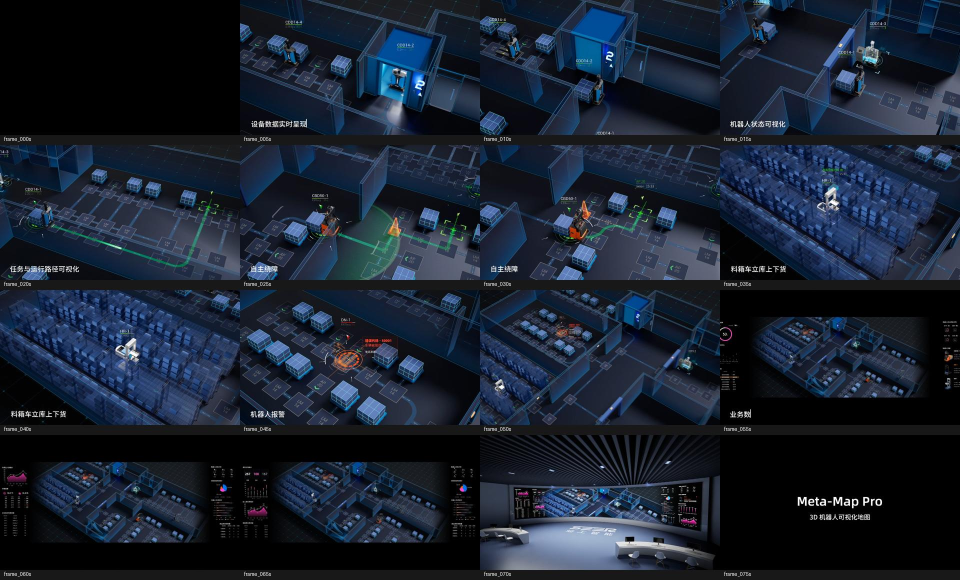
#> input picture SourceAssets/VideoReference/Video_ContactSheet.jpg, 1920 x 1160 px, given in place of near-0.png, which was not available (shown at 1/2 size)
$ python measure_replay_trail_stability.py ../../SourceAssets/VideoReference
#> lines starting #> are read from the running program, lines starting #| are printed output that depends on the picture
"""Compare frozen route pixels to the corresponding route-off frames."""
import json
from pathlib import Path
import sys
import numpy as np
from PIL import Image

def measure(folder,name,anchors=None):
    def load(file):
#> called with file = 'near-0.png'
        with Image.open(folder/file) as src:
#> src is the input picture: PIL image 1920x1160 RGB; mean R, G, B 24.8, 33.9, 48.5
            arr=np.array(src.convert('RGB'),dtype=np.float32)
        h,w=arr.shape[:2]
#> h = 1160; w = 1920
        return arr[h//2-max(8,h//35):h//2+max(8,h//35),w//4:3*w//4,:]
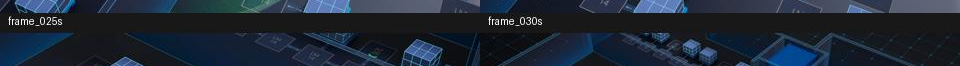
#> returned value: shape (66, 960, 3) float32; mean of channels 0, 1, 2 29.8, 39.6, 53; drawn as R, G, B
    images=np.stack([load(f'{name}-{i}.png') for i in range(10)])
#> call 2 of load, with file = 'near-1.png'
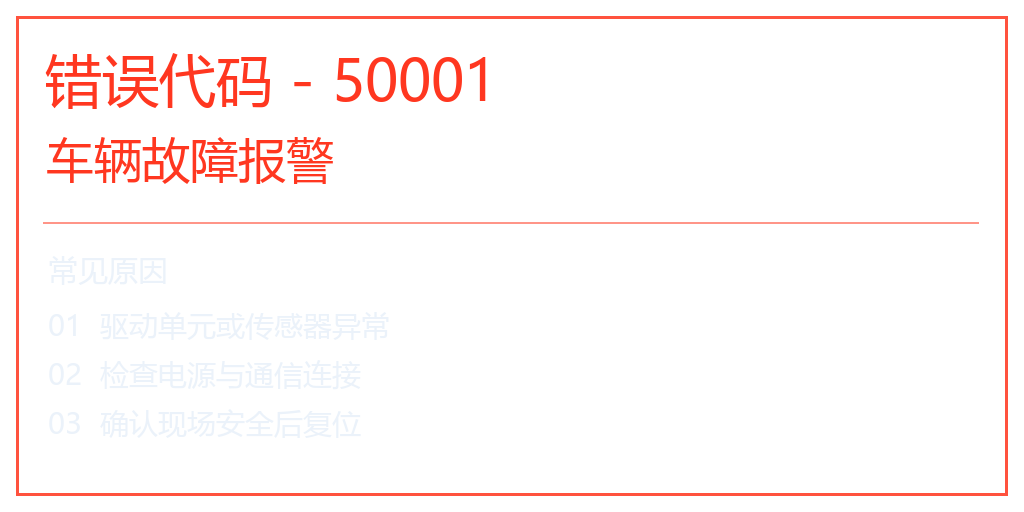
#> input picture SourceAssets/VideoReference/T_VR_AlarmPanel.png, 1024 x 512 px, given in place of near-1.png, which was not available
#> in load, src is the input picture: PIL image 1024x512 RGBA; mean R, G, B, A 18.1, 8.8, 7.9, 14.4
#> in load (call 2), `arr=np.array(src.convert('RGB'),dtype=np.float32)`:
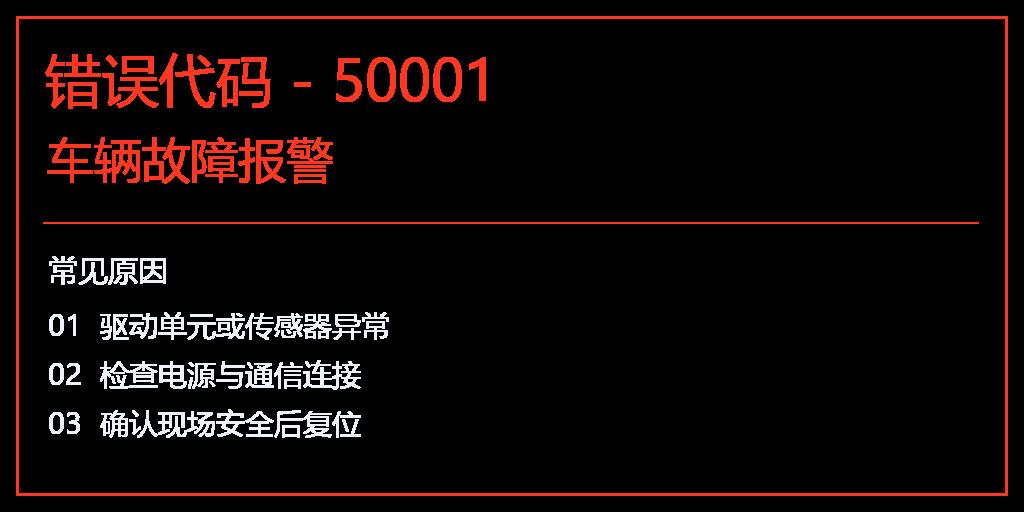
#> arr: shape (512, 1024, 3) float32; mean R, G, B 18.1, 8.8, 7.9
#> in load (call 2), `return arr[h//2-max(8,h//35):h//2+max(8,h//35),w//4:3*w//4,:]`: returned value: shape (28, 512, 3) float32; every value is 0
    background=(np.stack([load(f'{name}-off-{i}.png') for i in range(10)]) if anchors
                else load(f'{name}-off.png'))
    # Ground textures, shadows and geometry already present in the background
    # must not dilute the variance observed on the actual drawn blue dashes.
    signal=(images[...,2]-images[...,0])-(background[...,2]-background[...,0])
    if anchors:
        # Register the straight route back to its starting ground coordinates.
        # Remove the crop edges that move into frame during the pan.
        for i,x in enumerate(anchors):
            offset=x-anchors[0];left=int(np.floor(offset));fraction=offset-left
            signal[i]=(1-fraction)*np.roll(signal[i],-left,axis=1)+fraction*np.roll(signal[i],-left-1,axis=1)
        trim=int(np.ceil(max(abs(x-anchors[0]) for x in anchors)))+1
        signal=signal[:,:,trim:-trim]
    route=signal.mean(axis=0)>12.
    assert route.sum()>60,(folder,name,route.sum(),float(signal.max()))
    dif=np.abs(np.diff(signal[:,route],axis=0))
    return dict(pixels=int(route.sum()),mean_blue_chroma_gain=float(signal[:,route].mean()),
                mean_frame_difference=float(dif.mean()),p95_frame_difference=float(np.percentile(dif,95)),
                percent_changes_over_8=float(100.*np.mean(dif>8)))

if __name__=='__main__':
    for arg in sys.argv[1:]:
        folder=Path(arg)
#> (the run stopped early here; a loop or call above may not have finished)
